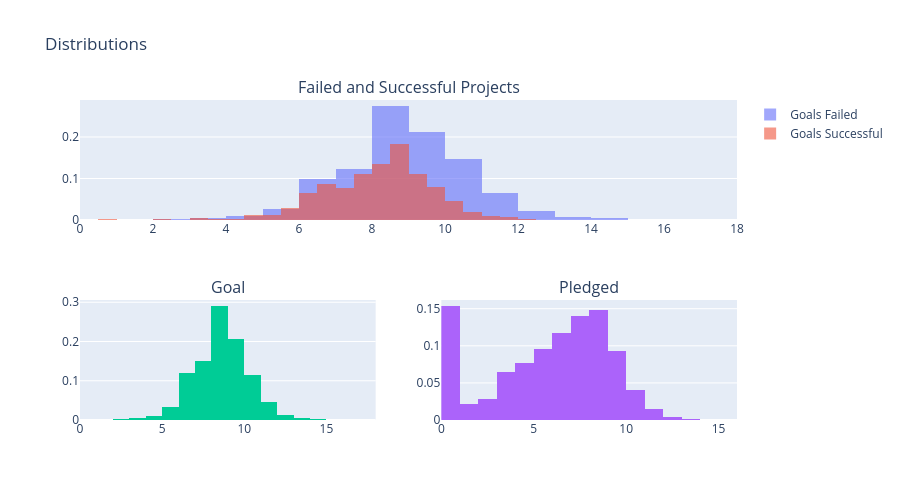

The notebook cell saved with this chart:
### Code cell
import numpy as np
import plotly.graph_objs as go
from plotly.subplots import make_subplots
from plotly.offline import iplot

df_kick.columns = df_kick.columns.str.strip()

goal_col = 'usd_goal_real' if 'usd_goal_real' in df_kick.columns else 'goal'
pledged_col = 'usd_pledged_real' if 'usd_pledged_real' in df_kick.columns else ('usd pledged' if 'usd pledged' in df_kick.columns else 'pledged')

df_kick[goal_col] = pd.to_numeric(df_kick[goal_col], errors='coerce')
df_kick[pledged_col] = pd.to_numeric(df_kick[pledged_col], errors='coerce')

df_failed = df_kick[df_kick["state"] == "failed"].sample(10000, replace=True)
df_sucess = df_kick[df_kick["state"] == "successful"].sample(10000, replace=True)

failed = np.log(df_failed[goal_col].dropna() + 1)
success = np.log(df_sucess[goal_col].dropna() + 1)

trace0 = go.Histogram(
    x=np.log(df_kick[goal_col].dropna() + 1),
    histnorm='probability', showlegend=False,
    xbins=dict(start=-5.0, end=19.0, size=1)
)

trace1 = go.Histogram(
    x=np.log(df_kick[pledged_col].dropna() + 1),
    histnorm='probability', showlegend=False,
    xbins=dict(start=-1.0, end=17.0, size=1)
)

trace3 = go.Histogram(
    x=failed,
    opacity=0.60, nbinsx=30, name='Goals Failed', histnorm='probability'
)

trace4 = go.Histogram(
    x=success,
    opacity=0.60, nbinsx=30, name='Goals Successful', histnorm='probability'
)

fig = make_subplots(
    rows=2, cols=2, 
    specs=[[{'colspan': 2}, None], [{}, {}]],
    subplot_titles=('Failed and Successful Projects', 'Goal', 'Pledged')
)

fig.append_trace(trace3, 1, 1)
fig.append_trace(trace4, 1, 1)
fig.append_trace(trace0, 2, 1)
fig.append_trace(trace1, 2, 2)

fig.update_layout(
    title_text="Distributions",
    height=500, width=900, 
    barmode='overlay'
)

iplot(fig)

### Figure 1 — Plotly figure (JSON) as saved in the notebook; plotly's stock layout.template omitted (floating-point values rounded to 4 significant figures; data arrays with more than 128 entries replaced by an {"elided": "..."} marker saying what was removed)
{"data": [{"histnorm": "probability", "name": "Goals Failed", "nbinsx": 30, "opacity": 0.6, "type": "histogram", "x": {"elided": "10000 float values"}, "xaxis": "x", "yaxis": "y"}, {"histnorm": "probability", "name": "Goals Successful", "nbinsx": 30, "opacity": 0.6, "type": "histogram", "x": {"elided": "10000 float values"}, "xaxis": "x", "yaxis": "y"}, {"histnorm": "probability", "showlegend": false, "type": "histogram", "x": {"elided": "8738 float values"}, "xaxis": "x2", "xbins": {"end": 19, "size": 1, "start": -5}, "yaxis": "y2"}, {"histnorm": "probability", "showlegend": false, "type": "histogram", "x": {"elided": "8734 float values"}, "xaxis": "x3", "xbins": {"end": 17, "size": 1, "start": -1}, "yaxis": "y3"}], "layout": {"annotations": [{"font": {"size": 16}, "showarrow": false, "text": "Failed and Successful Projects", "x": 0.5, "xanchor": "center", "xref": "paper", "y": 1, "yanchor": "bottom", "yref": "paper"}, {"font": {"size": 16}, "showarrow": false, "text": "Goal", "x": 0.225, "xanchor": "center", "xref": "paper", "y": 0.375, "yanchor": "bottom", "yref": "paper"}, {"font": {"size": 16}, "showarrow": false, "text": "Pledged", "x": 0.775, "xanchor": "center", "xref": "paper", "y": 0.375, "yanchor": "bottom", "yref": "paper"}], "barmode": "overlay", "height": 500, "title": {"text": "Distributions"}, "width": 900, "xaxis": {"anchor": "y", "domain": [0, 1]}, "xaxis2": {"anchor": "y2", "domain": [0, 0.45]}, "xaxis3": {"anchor": "y3", "domain": [0.55, 1]}, "yaxis": {"anchor": "x", "domain": [0.625, 1]}, "yaxis2": {"anchor": "x2", "domain": [0, 0.375]}, "yaxis3": {"anchor": "x3", "domain": [0, 0.375]}}}
